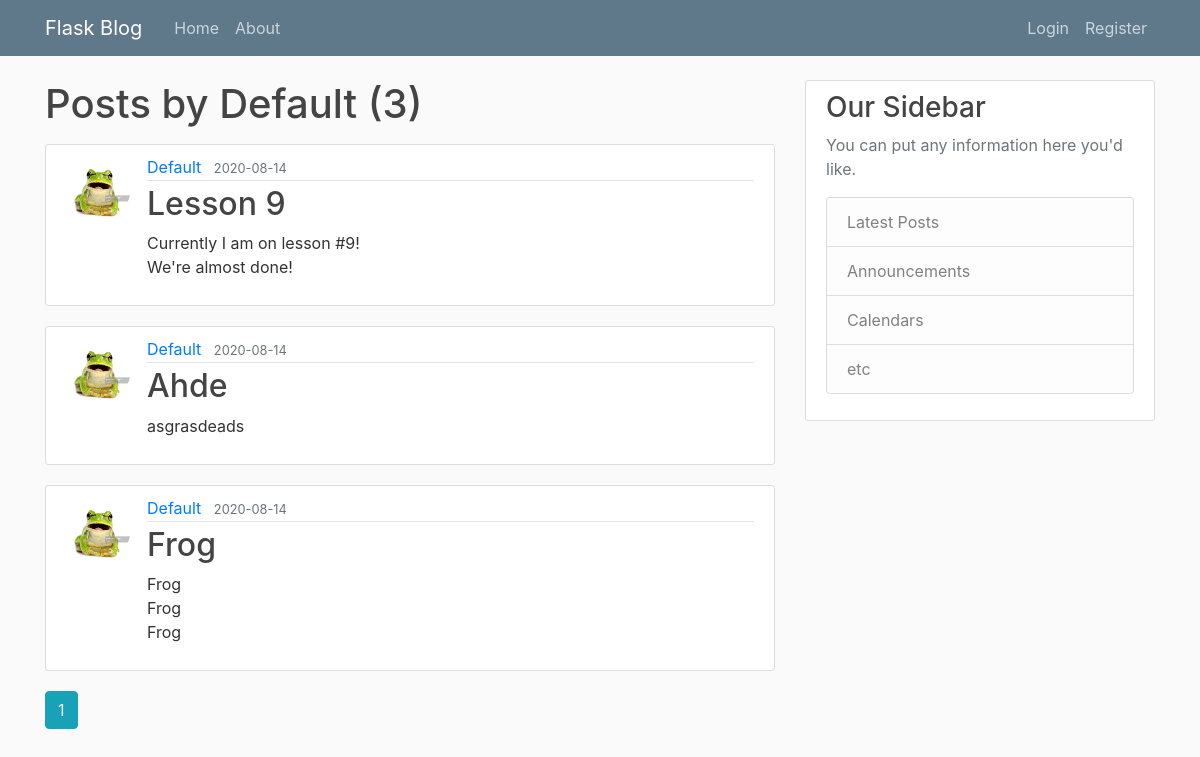
The app's page /user/Default with its own data.
### flaskblog/models.py (models this page shows, shortened)
class User(db.Model, UserMixin):
    id = db.Column(db.Integer, primary_key=True)
    username = db.Column(db.String(20), unique=True, nullable=False)
    email = db.Column(db.String(120), unique=True, nullable=False)
    image_file = db.Column(db.String(20), nullable=False, default='default.jpg')
    password = db.Column(db.String(60), nullable=False)
    posts = db.relationship('Post', backref='author', lazy=True)

class Post(db.Model):
     id = db.Column(db.Integer, primary_key=True)
     title = db.Column(db.String(100), nullable=False)
     date_posted = db.Column(db.DateTime, nullable=False, default=datetime.utcnow)
     content = db.Column(db.Text, nullable=False)
     user_id = db.Column(db.Integer, db.ForeignKey('user.id'), nullable=False)

### flaskblog/routes.py (the view)
@app.route('/user/<string:username>')
def user_posts(username):
    page = request.args.get('page', 1, type=int)
    user = User.query.filter_by(username=username).first_or_404()
    posts = Post.query.filter_by(author=user)\
        .order_by(Post.date_posted.desc())\
        .paginate(page=page, per_page=5)
    return render_template('user_posts.html', posts=posts, user=user)

### flaskblog/templates/user_posts.html
{% extends "layout.html" %}
{% block content %}
    <h1 class="mb-3">Posts by {{ user.username }} ({{ posts.total }})</h1>
    {% for post in posts.items %}
        <article class="media content-section">
            <img class="rounded-circle article-img" src="{{ url_for('static', filename='profile_pics/' + post.author.image_file) }}">
            <div class="media-body">
            <div class="article-metadata">
                <a class="mr-2" href="{{ url_for('user_posts', username=post.author.username) }}">{{ post.author.username }}</a>
                <small class="text-muted">{{ post.date_posted.strftime('%Y-%m-%d') }}</small>
            </div>
            <h2><a class="article-title" href="{{ url_for('post', post_id=post.id) }}">{{ post.title }}</a></h2>
            <p class="article-content">{{ post.content }}</p>
            </div>
        </article>
    {% endfor %}
    {% for page_num in posts.iter_pages(left_edge=1, right_edge=1, left_current=1, right_current=2) %}
        {% if page_num %}
            {% if posts.page == page_num %}
                <a class="btn btn-info mb-4" href="{{ url_for('user_posts', username=user.username, page=page_num) }}">{{ page_num }}</a>
            {% else %}
                <a class="btn btn-outline-info mb-4" href="{{ url_for('user_posts', username=user.username, page=page_num) }}">{{ page_num }}</a>
            {% endif %}
        {% else %}
            ...
        {% endif %}
    {% endfor %}
{% endblock content %}

### flaskblog/templates/layout.html (shortened to what this page needs)
<!DOCTYPE html>
<html>
<head>
    <link rel="stylesheet" href="https://stackpath.bootstrapcdn.com/bootstrap/4.1.3/css/bootstrap.min.css">
    <link rel="stylesheet" type="text/css" href="{{ url_for('static', filename='main.css') }}">
</head>
<body>
        <header class="site-header">
            <nav class="navbar navbar-expand-md navbar-dark bg-steel fixed-top">
            <div class="container">
                <a class="navbar-brand mr-4" href="/">Flask Blog</a>
                <div class="collapse navbar-collapse" id="navbarToggle">
                <div class="navbar-nav mr-auto">
                    <a class="nav-item nav-link" href="{{ url_for('home') }}">Home</a>
                    <a class="nav-item nav-link" href="{{ url_for('about') }}">About</a>
                </div>
                <div class="navbar-nav">
                    {% if current_user.is_authenticated %}
                      <a class="nav-item nav-link" href="{{ url_for('new_post') }}">New Post</a>
                      <a class="nav-item nav-link" href="{{ url_for('account') }}">Account</a>
                      <a class="nav-item nav-link" href="{{ url_for('logout') }}">Logout</a>
                    {% else %}
                      <a class="nav-item nav-link" href="{{ url_for('login') }}">Login</a>
                      <a class="nav-item nav-link" href="{{ url_for('register') }}">Register</a>
                    {% endif %}
                </div>
                </div>
            </div>
            </nav>
        </header>
        <main role="main" class="container">
            <div class="row">
              <div class="col-md-8">
                {% block content %}{% endblock %}
              </div>
              <div class="col-md-4">
                <div class="content-section">
                  <h3>Our Sidebar</h3>
                  <p class='text-muted'>You can put any information here you'd like.
                    <ul class="list-group">
                      <li class="list-group-item list-group-item-light">Latest Posts</li>
                      <li class="list-group-item list-group-item-light">Announcements</li>
                      <li class="list-group-item list-group-item-light">Calendars</li>
                      <li class="list-group-item list-group-item-light">etc</li>
                    </ul>
                  </p>
                </div>
              </div>
            </div>
          </main>
</body>
</html>

### flaskblog/static/main.css (style rules this page uses)
body { background: #fafafa; color: #333333; margin-top: 5rem; }
h1, h2, h3, h4, h5, h6 { color: #444444; }
.bg-steel { background-color: #5f788a; }
.site-header .navbar-nav .nav-link { color: #cbd5db; }
.content-section { background: #ffffff; padding: 10px 20px; border: 1px solid #dddddd; border-radius: 3px; margin-bottom: 20px; }
.article-title { color: #444444; }
.article-content { white-space: pre-line; }
.article-img { height: 65px; width: 65px; margin-right: 16px; }
.article-metadata { padding-bottom: 1px; margin-bottom: 4px; border-bottom: 1px solid #e3e3e3 }

### records on screen
User: username "Default"
Post: image_file (placeholder picture), author.username "Default", date_posted "2020-08-14", title "Lesson 9", content "Currently I am on lesson #9! We're almost done!"
Post: image_file (placeholder picture), author.username "Default", date_posted "2020-08-14", title "Ahde", content "asgrasdeads"
Post: image_file (placeholder picture), author.username "Default", date_posted "2020-08-14", title "Frog", content "Frog Frog Frog"

### other values on screen
{{ posts.total }} "3"
{{ page_num }} "1"
